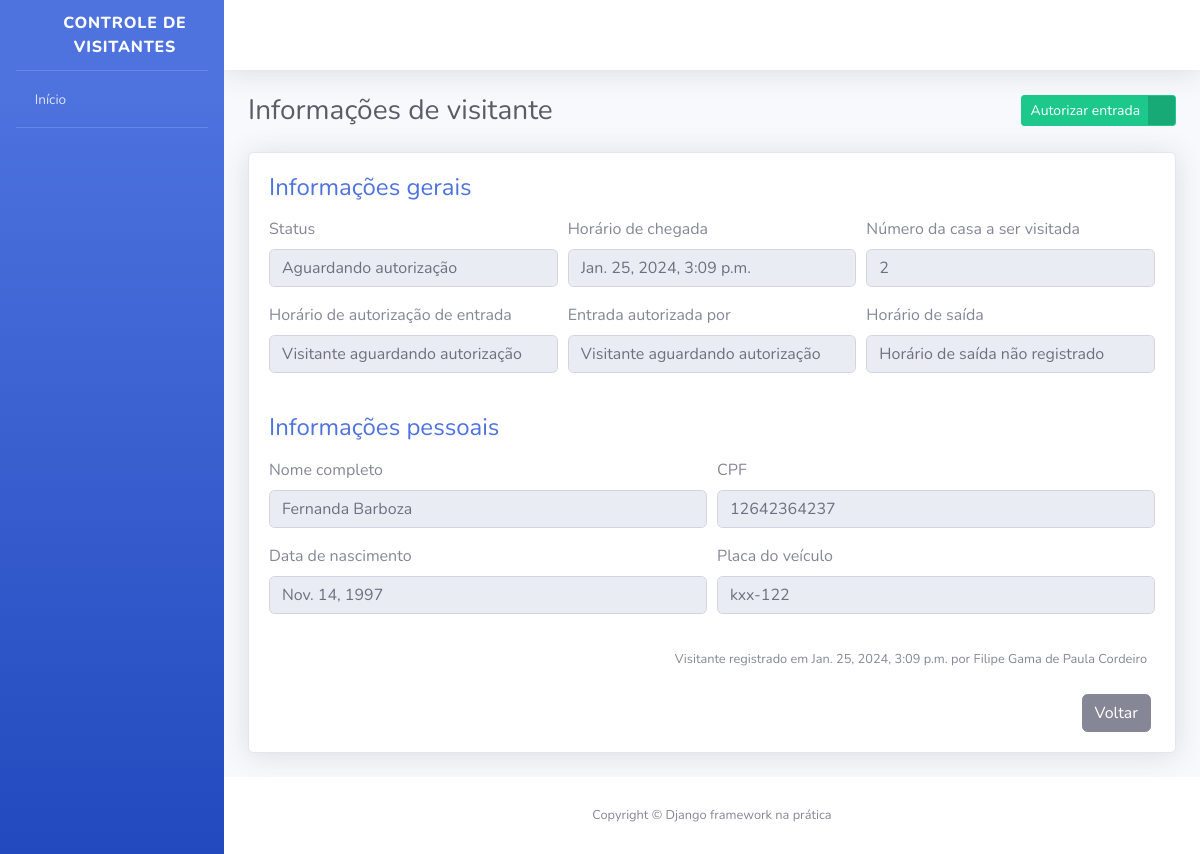
/visitantes/3/, run on the app's committed database.
### visitantes/models.py (models this page shows, shortened)
class Visitante(models.Model):
    STATUS_VISITANTE = [
        ("AGUARDANDO", "Aguardando autorização"),
        ("EM_VISITA", "Em visita"),
        ("FINALIZADO", "Visita finalizada")
    ]
    status = models.CharField(
        verbose_name = "Status",
        max_length = 10,
        choices = STATUS_VISITANTE,
        default = "AGUARDANDO"
    )
    nome_completo = models.CharField(
    verbose_name = "Nome completo",
    max_length = 194
    )
    cpf = models.CharField(
        verbose_name = "CPF",
        max_length = 11
    )
    data_nascimento = models.DateField( verbose_name = "Data de nascimento", auto_now=False, auto_now_add=False)
    numero_casa = models.PositiveBigIntegerField(
        verbose_name = "Número da casa a ser visitada",
    )
    placa_veiculo = models.CharField(
        verbose_name = "Placa de veículo",
        max_length = 7,
        blank = True,
        null = True
    )
    horario_chegada = models.DateTimeField(
        verbose_name = "Horário de chegada na portaria",
        auto_now_add = True
    )
    horario_saida = models.DateTimeField(
        verbose_name = "Horário de saída do condomínio",
        auto_now = False,
        blank = True,
        null = True
    )
    horario_autorizacao = models.DateTimeField(
        verbose_name = "Horário de autorirazão de entrada",
        auto_now = False,
        blank = True,
        null = True
    )
    morador_responsavel = models.CharField(
        verbose_name = "Nome do morador responsável por autorizar a entrada do visitante",
        max_length = 194,
        blank = True
    )
    registrado_por = models.ForeignKey(
        "porteiros.Porteiro",
        verbose_name = "Porteiro responsável pelo registro",
        on_delete = models.PROTECT
    )
    def get_horario_saida(self):
        if self.horario_saida:
            return self.horario_saida
        return "Horário de saída não registrado"
    def get_horario_autorizacao(self):
        if self.horario_autorizacao:
            return self.horario_autorizacao
        return "Visitante aguardando autorização"
    def get_morador_responsavel(self):
        if self.morador_responsavel:
            return self.morador_responsavel
        return "Visitante aguardando autorização"
    def get_placa_veiculo(self):
        if self.placa_veiculo:
            return self.placa_veiculo
        return "Veículo não registrado"
    class Meta:
        verbose_name = "Visitante"
        verbose_name_plural = "Visitantes"
        db_table = "visitante"

### porteiros/models.py (models this page shows)
class Porteiro(models.Model):
    usuario = models.OneToOneField(
        "usuarios.Usuario",
        verbose_name = "Usuário",
        on_delete = models.PROTECT
    )
    nome_completo = models.CharField(
        verbose_name = "Nome completo",
        max_length = 194,
    )
    cpf = models.CharField(
        verbose_name = "CPF",
        max_length = 11,
    )
    telefone = models.CharField(
        verbose_name = "Telefone de contato",
        max_length = 11,
    )
    data_nascimento = models.DateField(
        verbose_name = "Data de nascimento",
        auto_now = False,
        auto_now_add = False,
    )
    class  Meta:
        db_table = 'porteiro'
        verbose_name = 'Porteiro'
        verbose_name_plural = 'Porteiros'
    def __str__(self):
        return self.nome_completo

### visitantes/views.py (the view, shortened to what this page needs)
def informacoes_visitante(request, id):
    visitante = get_object_or_404(
        Visitante,
        id=id
    )
    form = AutorizaVisitanteForm()
    context = {
        "nome_pagina": "Informações de visitante",
        "visitante": visitante,
        "form": form
    }
    return render(request, "informacoes_visitante.html", context)

### visitantes/forms.py
class AutorizaVisitanteForm(forms.ModelForm):
    morador_responsavel = forms.CharField(required=True)
    class Meta:
        model = Visitante
        fields = [
            "morador_responsavel"
        ]
        error_messages = {
            "morador_responsavel":{
                "required": "Por favor, informe o nome do morador responsável por autorizar a entrada do visitante"
            }
        }

### templates/informacoes_visitante.html (shortened to what this page needs)
{% extends "base.html" %}
{% load widget_tweaks %}
{% block conteudo %}
<div class="container">
    <div class="d-sm-flex align-items-center justify-content-between mb-4">
        <h1 class="h3 mb-0 text-gray-800">{{ nome_pagina }}</h1>
    <div class="">
            {% if visitante.status == "AGUARDANDO" %}
                <a href="#" class="btn btn-success btn-icon-split btn-sm" data-toggle="modal" data-target="#modal1">
                    <span class="text">Autorizar entrada</span>
                    <span class="icon text-white-50">
                        <i class="fas fa-user-check"></i>
                    </span>
                </a>
            {% endif %}
        </div>
    </div>
    <div class="card shadow mb-4">
        <div class="card-body">
            <h4 class="mb-3 text-primary">
                Informações gerais
            </h4>
            <form>
                <div class="form-row">
                    <div class="form-group col-md-4">
                        <label>Status</label>
                        <input type="text" class="form-control" value="{{ visitante.get_status_display }}" disabled>
                    </div>
                    <div class="form-group col-md-4">
                        <label>Horário de chegada</label>
                        <input type="text" class="form-control" value="{{ visitante.horario_chegada }}" disabled>
                    </div>
                    <div class="form-group col-md-4">
                        <label>Número da casa a ser visitada</label>
                        <input type="text" class="form-control" value="{{ visitante.numero_casa }}" disabled>
                    </div>
                </div>
                <div class="form-row">
                    <div class="form-group col-md-4">
                        <label>Horário de autorização de entrada</label>
                        <input type="text" class="form-control" value="{{ visitante.get_horario_autorizacao }}" disabled>
                    </div>
                    <div class="form-group col-md-4">
                        <label>Entrada autorizada por</label>
                        <input type="text" class="form-control" value="{{ visitante.get_morador_responsavel }}" disabled>
                    </div>
                    <div class="form-group col-md-4">
                        <label>Horário de saída</label>
                        <input type="text" class="form-control" value="{{ visitante.get_horario_saida }}" disabled>
                    </div>
                </div>
            </form>
            <h4 class="mb-3 mt-4 text-primary">
                Informações pessoais
            </h4>
            <form>
                <div class="form-row">
                    <div class="form-group col-md-6">
                        <label>Nome completo</label>
                        <input type="text" class="form-control" value="{{ visitante.nome_completo }}" disabled>
                    </div>
                    <div class="form-group col-md-6">
                        <label>CPF</label>
                        <input type="text" class="form-control" value="{{ visitante.cpf }}" disabled>
                    </div>
                </div>
                <div class="form-row">
                    <div class="form-group col-md-6">
                        <label>Data de nascimento</label>
                        <input type="text" class="form-control" value="{{ visitante.data_nascimento }}" disabled>
                    </div>
                    <div class="form-group col-md-6">
                        <label>Placa do veículo</label>
                        <input type="text" class="form-control" value="{{ visitante.get_placa_veiculo }}" disabled>
                    </div>
                </div>
            </form>
            <p class="mr-2 mt-3 mb-4 text-right">
                <small>
                    Visitante registrado em {{ visitante.horario_chegada }} por {{ visitante.registrado_por }}
                </small>
            </p>
            <div class="mr-1 text-right">
                <a href="{{ request.META.HTTP_REFERER }}" class="btn btn-secondary text-white" type="button">
                    <span class="text">Voltar</span>
                </a>
            </div>
        </div>
    </div>
</div>
{% endblock %}

### data on the page
Visitante: status "Aguardando autorização", horario_chegada "Jan. 25, 2024, 3:09 p.m.", numero_casa "2", get_horario_autorizacao "Visitante aguardando autorização", get_morador_responsavel "Visitante aguardando autorização", get_horario_saida "Horário de saída não registrado", nome_completo "Fernanda Barboza", cpf "12642364237", data_nascimento "Nov. 14, 1997", get_placa_veiculo "kxx-122", registrado_por "Filipe Gama de Paula Cordeiro"

### other printed values
{{ nome_pagina }} "Informações de visitante"
